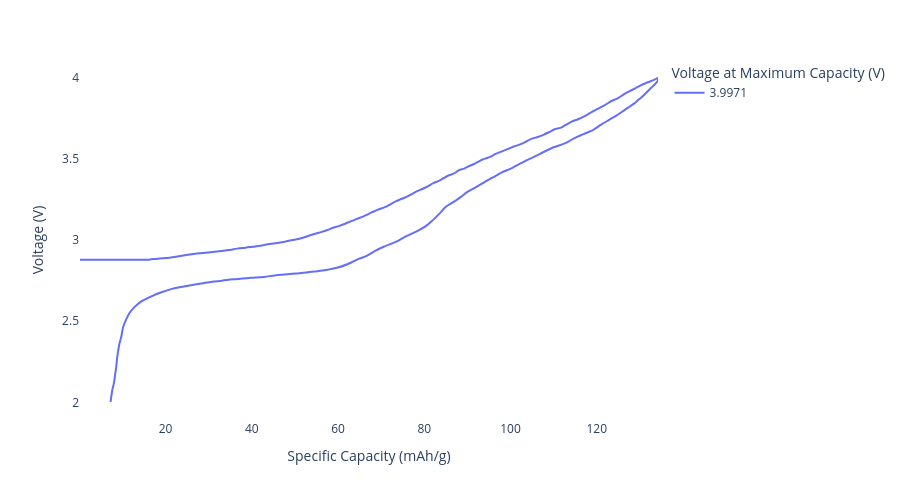

The notebook cell this image was saved under:
### Code cell
# NFM vendor 2

half_cell = (
    pd.read_csv(
        '../local_data/active_materials/cathode/NFM111 (Vendor B).csv',
        names=['specific_capacity', 'voltage', 'direction', 'id'],
        skiprows=1
    ).drop(
        columns=['id']
    ).assign(
        direction = lambda x: x['direction'].apply(lambda y: 'discharge' if y == 'CC_DChg' else 'charge'),
    )
)

nfm2 = CathodeMaterial(
    name = 'NFM111 (Vendor B)',
    reference = 'Na/Na+',
    specific_cost = 11.00,
    density = 4.25,
    half_cell_curves = half_cell,
    color='#2b1f1a'
)

nfm2.plot_curves(width=900, height=500).show()

### Figure 1 — Plotly figure (JSON) as saved in the notebook; plotly's stock layout.template omitted (floating-point values rounded to 4 significant figures; data arrays with more than 128 entries replaced by an {"elided": "..."} marker saying what was removed)
{"data": [{"hovertemplate": "Voltage at Maximum Capacity (V)=3.9971<br>Specific Capacity (mAh/g)=%{x}<br>Voltage (V)=%{y}<extra></extra>", "legendgroup": "3.9971", "line": {"color": "#636efa", "dash": "solid", "shape": "spline"}, "marker": {"symbol": "circle"}, "mode": "lines", "name": "3.9971", "orientation": "v", "showlegend": true, "type": "scatter", "x": {"elided": "162 float values"}, "xaxis": "x", "y": {"elided": "162 float values"}, "yaxis": "y"}], "layout": {"height": 500, "legend": {"title": {"text": "Voltage at Maximum Capacity (V)"}, "tracegroupgap": 0}, "margin": {"t": 60}, "paper_bgcolor": "white", "plot_bgcolor": "white", "width": 900, "xaxis": {"anchor": "y", "domain": [0.0, 1.0], "title": {"text": "Specific Capacity (mAh/g)"}}, "yaxis": {"anchor": "x", "domain": [0.0, 1.0], "title": {"text": "Voltage (V)"}}}}
